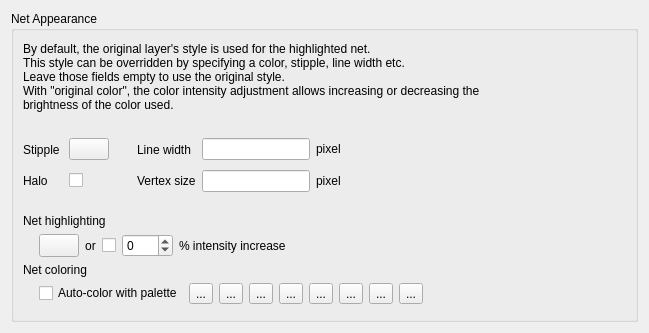
<?xml version="1.0" encoding="UTF-8"?>
<ui version="4.0">
 <class>NetlistBrowserConfigPage2</class>
 <widget class="QFrame" name="NetlistBrowserConfigPage2">
  <property name="geometry">
   <rect>
    <x>0</x>
    <y>0</y>
    <width>649</width>
    <height>333</height>
   </rect>
  </property>
  <property name="windowTitle">
   <string>Netlist Browser</string>
  </property>
  <layout class="QVBoxLayout" name="verticalLayout">
   <item>
    <widget class="QGroupBox" name="groupBox_2">
     <property name="title">
      <string>Net Appearance</string>
     </property>
     <layout class="QGridLayout">
      <property name="leftMargin">
       <number>9</number>
      </property>
      <property name="topMargin">
       <number>9</number>
      </property>
      <property name="rightMargin">
       <number>9</number>
      </property>
      <property name="bottomMargin">
       <number>9</number>
      </property>
      <property name="spacing">
       <number>6</number>
      </property>
      <item row="0" column="0">
       <widget class="QLabel" name="label_6">
        <property name="text">
         <string>By default, the original layer's style is used for the highlighted net. 
This style can be overridden by specifying a color, stipple, line width etc. 
Leave those fields empty to use the original style. 
With &quot;original color&quot;, the color intensity adjustment allows increasing or decreasing the 
brightness of the color used.</string>
        </property>
        <property name="wordWrap">
         <bool>false</bool>
        </property>
       </widget>
      </item>
      <item row="1" column="0">
       <spacer>
        <property name="orientation">
         <enum>Qt::Vertical</enum>
        </property>
        <property name="sizeType">
         <enum>QSizePolicy::Fixed</enum>
        </property>
        <property name="sizeHint" stdset="0">
         <size>
          <width>556</width>
          <height>16</height>
         </size>
        </property>
       </spacer>
      </item>
      <item row="3" column="0">
       <widget class="QFrame" name="frame_2">
        <property name="frameShape">
         <enum>QFrame::NoFrame</enum>
        </property>
        <property name="frameShadow">
         <enum>QFrame::Raised</enum>
        </property>
        <layout class="QGridLayout" name="_2">
         <property name="leftMargin">
          <number>0</number>
         </property>
         <property name="topMargin">
          <number>0</number>
         </property>
         <property name="rightMargin">
          <number>0</number>
         </property>
         <property name="bottomMargin">
          <number>0</number>
         </property>
         <property name="spacing">
          <number>6</number>
         </property>
         <item row="3" column="0" colspan="4">
          <widget class="QLabel" name="label_8">
           <property name="text">
            <string>Net coloring</string>
           </property>
          </widget>
         </item>
         <item row="1" column="0" colspan="4">
          <widget class="QFrame" name="frame_4">
           <property name="frameShape">
            <enum>QFrame::NoFrame</enum>
           </property>
           <property name="frameShadow">
            <enum>QFrame::Raised</enum>
           </property>
           <layout class="QHBoxLayout" name="horizontalLayout">
            <property name="leftMargin">
             <number>0</number>
            </property>
            <property name="topMargin">
             <number>0</number>
            </property>
            <property name="rightMargin">
             <number>0</number>
            </property>
            <property name="bottomMargin">
             <number>0</number>
            </property>
            <item>
             <spacer>
              <property name="orientation">
               <enum>Qt::Horizontal</enum>
              </property>
              <property name="sizeType">
               <enum>QSizePolicy::Fixed</enum>
              </property>
              <property name="sizeHint" stdset="0">
               <size>
                <width>16</width>
                <height>20</height>
               </size>
              </property>
             </spacer>
            </item>
            <item>
             <widget class="lay::ColorButton" name="color_pb">
              <property name="sizePolicy">
               <sizepolicy hsizetype="Preferred" vsizetype="Ignored">
                <horstretch>0</horstretch>
                <verstretch>0</verstretch>
               </sizepolicy>
              </property>
              <property name="toolTip">
               <string>The color in which the rulers are drawn</string>
              </property>
              <property name="text">
               <string/>
              </property>
             </widget>
            </item>
            <item>
             <widget class="QLabel" name="label_9">
              <property name="text">
               <string>or</string>
              </property>
              <property name="alignment">
               <set>Qt::AlignCenter</set>
              </property>
             </widget>
            </item>
            <item>
             <widget class="QCheckBox" name="brightness_cb">
              <property name="text">
               <string/>
              </property>
             </widget>
            </item>
            <item>
             <widget class="QSpinBox" name="brightness_sb">
              <property name="minimum">
               <number>-100</number>
              </property>
              <property name="maximum">
               <number>100</number>
              </property>
              <property name="singleStep">
               <number>10</number>
              </property>
             </widget>
            </item>
            <item>
             <widget class="QLabel" name="brightness_label">
              <property name="text">
               <string>% intensity increase</string>
              </property>
             </widget>
            </item>
            <item>
             <spacer>
              <property name="orientation">
               <enum>Qt::Horizontal</enum>
              </property>
              <property name="sizeHint" stdset="0">
               <size>
                <width>201</width>
                <height>20</height>
               </size>
              </property>
             </spacer>
            </item>
           </layout>
          </widget>
         </item>
         <item row="0" column="0" colspan="4">
          <widget class="QLabel" name="label_3">
           <property name="text">
            <string>Net highlighting</string>
           </property>
          </widget>
         </item>
         <item row="5" column="1" colspan="3">
          <widget class="QFrame" name="frame_3">
           <property name="frameShape">
            <enum>QFrame::NoFrame</enum>
           </property>
           <property name="frameShadow">
            <enum>QFrame::Raised</enum>
           </property>
           <layout class="QHBoxLayout" name="_3">
            <property name="spacing">
             <number>6</number>
            </property>
            <property name="leftMargin">
             <number>0</number>
            </property>
            <property name="topMargin">
             <number>0</number>
            </property>
            <property name="rightMargin">
             <number>0</number>
            </property>
            <property name="bottomMargin">
             <number>0</number>
            </property>
           </layout>
          </widget>
         </item>
         <item row="4" column="0" colspan="4">
          <widget class="QFrame" name="frame_5">
           <property name="frameShape">
            <enum>QFrame::NoFrame</enum>
           </property>
           <property name="frameShadow">
            <enum>QFrame::Raised</enum>
           </property>
           <layout class="QHBoxLayout" name="horizontalLayout_2">
            <property name="leftMargin">
             <number>0</number>
            </property>
            <property name="topMargin">
             <number>0</number>
            </property>
            <property name="rightMargin">
             <number>0</number>
            </property>
            <property name="bottomMargin">
             <number>0</number>
            </property>
            <item>
             <spacer>
              <property name="orientation">
               <enum>Qt::Horizontal</enum>
              </property>
              <property name="sizeType">
               <enum>QSizePolicy::Fixed</enum>
              </property>
              <property name="sizeHint" stdset="0">
               <size>
                <width>16</width>
                <height>20</height>
               </size>
              </property>
             </spacer>
            </item>
            <item>
             <widget class="QCheckBox" name="cycle_colors_cb">
              <property name="text">
               <string>Auto-color with palette</string>
              </property>
             </widget>
            </item>
            <item>
             <widget class="QToolButton" name="cc0">
              <property name="text">
               <string>...</string>
              </property>
             </widget>
            </item>
            <item>
             <widget class="QToolButton" name="cc1">
              <property name="text">
               <string>...</string>
              </property>
             </widget>
            </item>
            <item>
             <widget class="QToolButton" name="cc5">
              <property name="text">
               <string>...</string>
              </property>
             </widget>
            </item>
            <item>
             <widget class="QToolButton" name="cc6">
              <property name="text">
               <string>...</string>
              </property>
             </widget>
            </item>
            <item>
             <widget class="QToolButton" name="cc3">
              <property name="text">
               <string>...</string>
              </property>
             </widget>
            </item>
            <item>
             <widget class="QToolButton" name="cc7">
              <property name="text">
               <string>...</string>
              </property>
             </widget>
            </item>
            <item>
             <widget class="QToolButton" name="cc4">
              <property name="text">
               <string>...</string>
              </property>
             </widget>
            </item>
            <item>
             <widget class="QToolButton" name="cc2">
              <property name="text">
               <string>...</string>
              </property>
             </widget>
            </item>
            <item>
             <spacer>
              <property name="orientation">
               <enum>Qt::Horizontal</enum>
              </property>
              <property name="sizeHint" stdset="0">
               <size>
                <width>40</width>
                <height>20</height>
               </size>
              </property>
             </spacer>
            </item>
           </layout>
          </widget>
         </item>
        </layout>
       </widget>
      </item>
      <item row="2" column="0">
       <widget class="QFrame" name="frame">
        <property name="frameShape">
         <enum>QFrame::NoFrame</enum>
        </property>
        <property name="frameShadow">
         <enum>QFrame::Plain</enum>
        </property>
        <layout class="QGridLayout" name="_4">
         <property name="leftMargin">
          <number>0</number>
         </property>
         <property name="topMargin">
          <number>0</number>
         </property>
         <property name="rightMargin">
          <number>0</number>
         </property>
         <property name="bottomMargin">
          <number>0</number>
         </property>
         <property name="spacing">
          <number>6</number>
         </property>
         <item row="2" column="3">
          <widget class="QLabel" name="vs_lbl">
           <property name="text">
            <string>Vertex size</string>
           </property>
          </widget>
         </item>
         <item row="0" column="3" rowspan="2">
          <widget class="QLabel" name="textLabel1_4">
           <property name="text">
            <string>Line width</string>
           </property>
          </widget>
         </item>
         <item row="2" column="5">
          <widget class="QLabel" name="label_5">
           <property name="text">
            <string>pixel</string>
           </property>
          </widget>
         </item>
         <item row="0" column="6" rowspan="3">
          <spacer>
           <property name="orientation">
            <enum>Qt::Horizontal</enum>
           </property>
           <property name="sizeHint" stdset="0">
            <size>
             <width>71</width>
             <height>31</height>
            </size>
           </property>
          </spacer>
         </item>
         <item row="2" column="4">
          <widget class="QLineEdit" name="vs_le">
           <property name="sizePolicy">
            <sizepolicy hsizetype="Preferred" vsizetype="Fixed">
             <horstretch>0</horstretch>
             <verstretch>0</verstretch>
            </sizepolicy>
           </property>
          </widget>
         </item>
         <item row="0" column="4" rowspan="2">
          <widget class="QLineEdit" name="lw_le">
           <property name="sizePolicy">
            <sizepolicy hsizetype="Preferred" vsizetype="Fixed">
             <horstretch>0</horstretch>
             <verstretch>0</verstretch>
            </sizepolicy>
           </property>
          </widget>
         </item>
         <item row="3" column="0" colspan="7">
          <spacer>
           <property name="orientation">
            <enum>Qt::Vertical</enum>
           </property>
           <property name="sizeType">
            <enum>QSizePolicy::Fixed</enum>
           </property>
           <property name="sizeHint" stdset="0">
            <size>
             <width>590</width>
             <height>16</height>
            </size>
           </property>
          </spacer>
         </item>
         <item row="0" column="1" rowspan="2">
          <widget class="lay::DitherPatternSelectionButton" name="stipple_pb">
           <property name="text">
            <string/>
           </property>
          </widget>
         </item>
         <item row="0" column="0" rowspan="2">
          <widget class="QLabel" name="label">
           <property name="text">
            <string>Stipple </string>
           </property>
          </widget>
         </item>
         <item row="2" column="1">
          <widget class="QCheckBox" name="halo_cb">
           <property name="text">
            <string/>
           </property>
           <property name="tristate">
            <bool>true</bool>
           </property>
          </widget>
         </item>
         <item row="2" column="0">
          <widget class="QLabel" name="label_7">
           <property name="text">
            <string>Halo</string>
           </property>
          </widget>
         </item>
         <item row="0" column="5" rowspan="2">
          <widget class="QLabel" name="textLabel2_2">
           <property name="sizePolicy">
            <sizepolicy hsizetype="Fixed" vsizetype="Fixed">
             <horstretch>0</horstretch>
             <verstretch>0</verstretch>
            </sizepolicy>
           </property>
           <property name="text">
            <string>pixel</string>
           </property>
          </widget>
         </item>
         <item row="0" column="2" rowspan="3">
          <spacer>
           <property name="orientation">
            <enum>Qt::Horizontal</enum>
           </property>
           <property name="sizeType">
            <enum>QSizePolicy::Fixed</enum>
           </property>
           <property name="sizeHint" stdset="0">
            <size>
             <width>16</width>
             <height>20</height>
            </size>
           </property>
          </spacer>
         </item>
        </layout>
       </widget>
      </item>
     </layout>
    </widget>
   </item>
  </layout>
 </widget>
 <layoutdefault spacing="6" margin="11"/>
 <customwidgets>
  <customwidget>
   <class>lay::DitherPatternSelectionButton</class>
   <extends>QPushButton</extends>
   <header>layWidgets.h</header>
  </customwidget>
  <customwidget>
   <class>lay::ColorButton</class>
   <extends>QPushButton</extends>
   <header>layWidgets.h</header>
  </customwidget>
 </customwidgets>
 <resources/>
 <connections>
  <connection>
   <sender>brightness_cb</sender>
   <signal>clicked(bool)</signal>
   <receiver>brightness_sb</receiver>
   <slot>setEnabled(bool)</slot>
   <hints>
    <hint type="sourcelabel">
     <x>114</x>
     <y>246</y>
    </hint>
    <hint type="destinationlabel">
     <x>140</x>
     <y>248</y>
    </hint>
   </hints>
  </connection>
  <connection>
   <sender>brightness_cb</sender>
   <signal>clicked(bool)</signal>
   <receiver>brightness_label</receiver>
   <slot>setEnabled(bool)</slot>
   <hints>
    <hint type="sourcelabel">
     <x>119</x>
     <y>251</y>
    </hint>
    <hint type="destinationlabel">
     <x>272</x>
     <y>258</y>
    </hint>
   </hints>
  </connection>
 </connections>
</ui>
